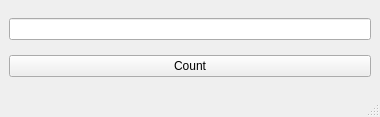
<?xml version="1.0" encoding="UTF-8"?>
<ui version="4.0">
 <class>MainWindow</class>
 <widget class="QMainWindow" name="MainWindow">
  <property name="geometry">
   <rect>
    <x>0</x>
    <y>0</y>
    <width>380</width>
    <height>117</height>
   </rect>
  </property>
  <property name="windowTitle">
   <string>MainWindow</string>
  </property>
  <widget class="QWidget" name="centralwidget">
   <layout class="QVBoxLayout" name="verticalLayout">
    <item>
     <widget class="QLineEdit" name="lineEdit"/>
    </item>
    <item>
     <layout class="QHBoxLayout" name="horizontalLayout">
      <item>
       <widget class="QPushButton" name="pushButton">
        <property name="autoFillBackground">
         <bool>false</bool>
        </property>
        <property name="text">
         <string>Count</string>
        </property>
        <property name="checkable">
         <bool>false</bool>
        </property>
        <property name="checked">
         <bool>false</bool>
        </property>
        <property name="autoDefault">
         <bool>false</bool>
        </property>
        <property name="default">
         <bool>false</bool>
        </property>
       </widget>
      </item>
     </layout>
    </item>
   </layout>
  </widget>
  <widget class="QMenuBar" name="menubar">
   <property name="geometry">
    <rect>
     <x>0</x>
     <y>0</y>
     <width>380</width>
     <height>21</height>
    </rect>
   </property>
  </widget>
  <widget class="QStatusBar" name="statusbar"/>
 </widget>
 <resources/>
 <connections/>
</ui>
